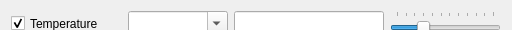
       <widget class="QWidget" name="widget_temp" native="true">
        <property name="sizePolicy">
         <sizepolicy hsizetype="Expanding" vsizetype="Fixed">
          <horstretch>0</horstretch>
          <verstretch>0</verstretch>
         </sizepolicy>
        </property>
        <property name="minimumSize">
         <size>
          <width>0</width>
          <height>30</height>
         </size>
        </property>
        <property name="maximumSize">
         <size>
          <width>16777215</width>
          <height>30</height>
         </size>
        </property>
        <layout class="QHBoxLayout" name="horizontalLayout_8">
         <item>
          <widget class="QCheckBox" name="checkBox_temp">
           <property name="sizePolicy">
            <sizepolicy hsizetype="Fixed" vsizetype="Fixed">
             <horstretch>0</horstretch>
             <verstretch>0</verstretch>
            </sizepolicy>
           </property>
           <property name="minimumSize">
            <size>
             <width>111</width>
             <height>25</height>
            </size>
           </property>
           <property name="maximumSize">
            <size>
             <width>111</width>
             <height>25</height>
            </size>
           </property>
           <property name="text">
            <string notr="true">Temperature</string>
           </property>
           <property name="checked">
            <bool>true</bool>
           </property>
          </widget>
         </item>
         <item>
          <widget class="QComboBox" name="comboBox_temp">
           <property name="sizePolicy">
            <sizepolicy hsizetype="Expanding" vsizetype="Fixed">
             <horstretch>0</horstretch>
             <verstretch>0</verstretch>
            </sizepolicy>
           </property>
           <property name="minimumSize">
            <size>
             <width>100</width>
             <height>25</height>
            </size>
           </property>
           <property name="maximumSize">
            <size>
             <width>16777215</width>
             <height>25</height>
            </size>
           </property>
           <property name="editable">
            <bool>true</bool>
           </property>
          </widget>
         </item>
         <item>
          <widget class="QLineEdit" name="lineEdit_temp">
           <property name="sizePolicy">
            <sizepolicy hsizetype="Preferred" vsizetype="Fixed">
             <horstretch>0</horstretch>
             <verstretch>0</verstretch>
            </sizepolicy>
           </property>
           <property name="minimumSize">
            <size>
             <width>150</width>
             <height>25</height>
            </size>
           </property>
           <property name="maximumSize">
            <size>
             <width>16777215</width>
             <height>25</height>
            </size>
           </property>
           <property name="toolTip">
            <string notr="true">$temp - physical temperature on CPU</string>
           </property>
           <property name="alignment">
            <set>Qt::AlignRight|Qt::AlignTrailing|Qt::AlignVCenter</set>
           </property>
          </widget>
         </item>
         <item>
          <widget class="QSlider" name="slider_temp">
           <property name="sizePolicy">
            <sizepolicy hsizetype="Fixed" vsizetype="Fixed">
             <horstretch>0</horstretch>
             <verstretch>0</verstretch>
            </sizepolicy>
           </property>
           <property name="minimumSize">
            <size>
             <width>111</width>
             <height>25</height>
            </size>
           </property>
           <property name="maximumSize">
            <size>
             <width>111</width>
             <height>25</height>
            </size>
           </property>
           <property name="minimum">
            <number>1</number>
           </property>
           <property name="maximum">
            <number>12</number>
           </property>
           <property name="singleStep">
            <number>1</number>
           </property>
           <property name="pageStep">
            <number>1</number>
           </property>
           <property name="value">
            <number>4</number>
           </property>
           <property name="orientation">
            <enum>Qt::Horizontal</enum>
           </property>
           <property name="tickPosition">
            <enum>QSlider::TicksAbove</enum>
           </property>
          </widget>
         </item>
        </layout>
       </widget>
